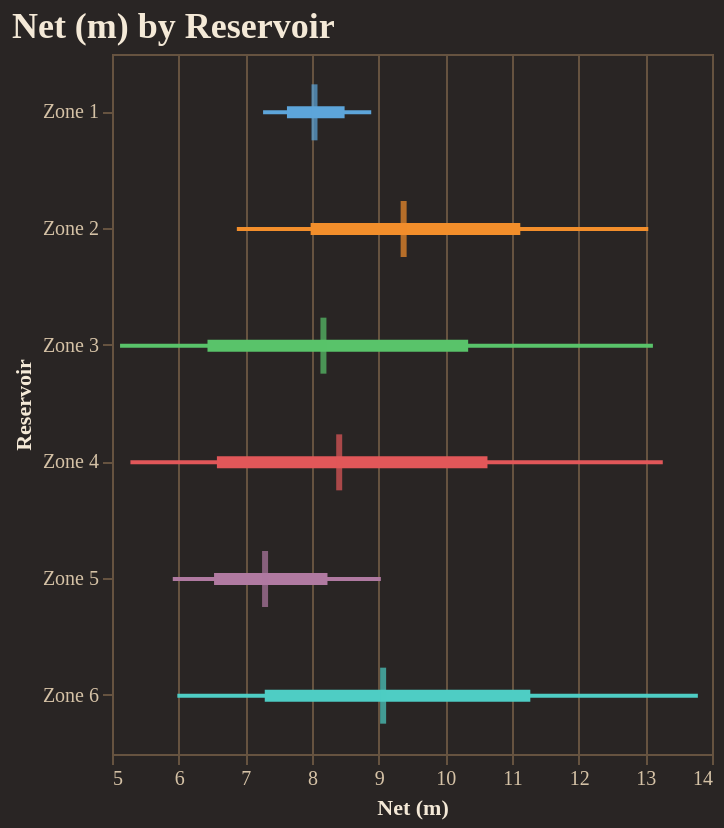

Here is the notebook cell this chart was saved with:
### Code cell
fig = reporter.plotter.forest_plot(
    "Net (m)", 
    backend=PLOTTING_BACKEND
)
fig.show()

### Figure 1 — Vega-Lite specification as saved in the notebook (floating-point values rounded to 4 significant figures)
{"config": {"background": "#292524", "view": {"fill": "#292524", "stroke": "#665340"}, "title": {"color": "#f4e9d7", "font": "Merriweather", "fontSize": 18, "fontWeight": 600, "subtitleColor": "#d5c2a6", "anchor": "start"}, "axis": {"domainColor": "#665340", "gridColor": "#665340", "tickColor": "#665340", "labelColor": "#d5c2a6", "titleColor": "#f4e9d7", "labelFont": "Merriweather", "titleFont": "Merriweather"}, "legend": {"titleColor": "#f4e9d7", "labelColor": "#d5c2a6", "labelFont": "Merriweather", "titleFont": "Merriweather", "orient": "top-right", "symbolType": "circle"}, "header": {"labelColor": "#d5c2a6", "titleColor": "#f4e9d7", "labelFont": "Merriweather", "titleFont": "Merriweather"}, "mark": {"color": "#c78d3b"}, "line": {"color": "#c78d3b"}, "bar": {"color": "#c78d3b"}, "point": {"color": "#ddb06d"}, "area": {"color": "#c78d3b", "opacity": 0.35}, "text": {"color": "#f4e9d7", "font": "Merriweather"}, "range": {"category": ["#5DA5DA", "#F28E2B", "#59C36A", "#E15759", "#B07AA1", "#4ECDC4", "#FF9DA7", "#EDC948"]}}, "layer": [{"mark": {"type": "rule", "strokeWidth": 2}, "encoding": {"color": {"field": "group", "legend": null, "type": "nominal"}, "x": {"field": "p10", "scale": {"zero": false}, "title": "Net (m)", "type": "quantitative"}, "x2": {"field": "p90"}, "y": {"field": "group", "sort": ["Zone 1", "Zone 2", "Zone 3", "Zone 4", "Zone 5", "Zone 6"], "title": "Reservoir", "type": "nominal"}}}, {"mark": {"type": "rule", "strokeWidth": 6}, "encoding": {"color": {"field": "group", "legend": null, "type": "nominal"}, "x": {"field": "p25", "scale": {"zero": false}, "title": "Net (m)", "type": "quantitative"}, "x2": {"field": "p75"}, "y": {"field": "group", "sort": ["Zone 1", "Zone 2", "Zone 3", "Zone 4", "Zone 5", "Zone 6"], "title": "Reservoir", "type": "nominal"}}}, {"mark": {"type": "tick", "color": "black", "size": 28, "thickness": 3}, "encoding": {"color": {"field": "group", "legend": null, "type": "nominal"}, "tooltip": [{"field": "group", "title": "Group", "type": "nominal"}, {"field": "p10", "title": "P10", "type": "quantitative"}, {"field": "p25", "title": "P25", "type": "quantitative"}, {"field": "median", "title": "Median", "type": "quantitative"}, {"field": "p75", "title": "P75", "type": "quantitative"}, {"field": "p90", "title": "P90", "type": "quantitative"}], "x": {"field": "median", "scale": {"zero": false}, "title": "Net (m)", "type": "quantitative"}, "y": {"field": "group", "sort": ["Zone 1", "Zone 2", "Zone 3", "Zone 4", "Zone 5", "Zone 6"], "title": "Reservoir", "type": "nominal"}}}], "data": {"name": "data-44e8dda67715ce9781dafdb75a548d9d"}, "height": 350, "title": "Net (m) by Reservoir", "width": "container", "$schema": "https://vega.github.io/schema/vega-lite/v5.20.1.json", "datasets": {"data-44e8dda67715ce9781dafdb75a548d9d": [{"group": "Zone 1", "p10": 7.266, "p25": 7.624, "median": 8.037, "p75": 8.489, "p90": 8.888}, {"group": "Zone 2", "p10": 6.873, "p25": 7.979, "median": 9.374, "p75": 11.12, "p90": 13.04}, {"group": "Zone 3", "p10": 5.121, "p25": 6.432, "median": 8.171, "p75": 10.34, "p90": 13.11}, {"group": "Zone 4", "p10": 5.276, "p25": 6.574, "median": 8.408, "p75": 10.63, "p90": 13.26}, {"group": "Zone 5", "p10": 5.912, "p25": 6.531, "median": 7.296, "p75": 8.232, "p90": 9.033}, {"group": "Zone 6", "p10": 5.98, "p25": 7.291, "median": 9.067, "p75": 11.27, "p90": 13.79}]}}
